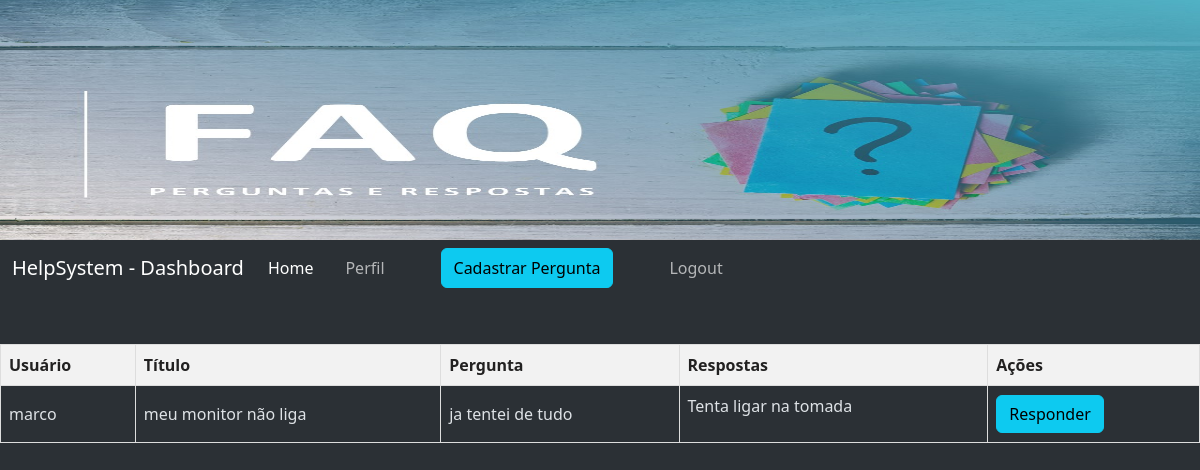
Page /dashboard/1 on the earlier database version.
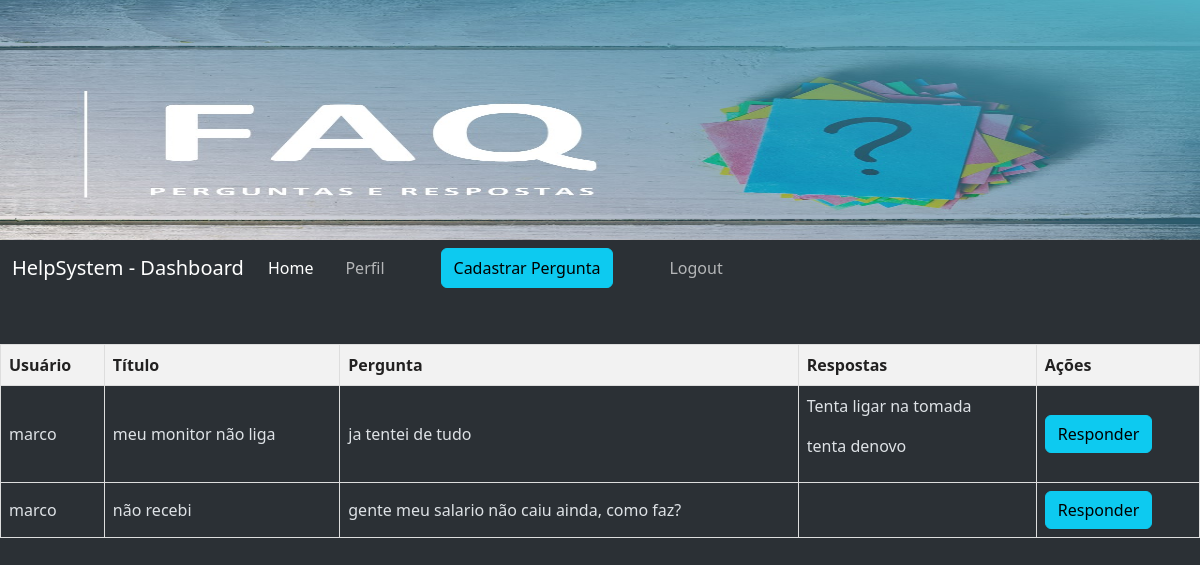
Same page on the later database version.
### app.py (models this page shows)
class Question(db.Model):
    id = db.Column(db.Integer, primary_key=True)
    title = db.Column(db.String(200), nullable=False)
    content = db.Column(db.Text, nullable=False)
    user_id = db.Column(db.Integer, db.ForeignKey('user.id'), nullable=False)
    user = db.relationship('User', backref=db.backref('questions', lazy=True))

class User(db.Model):
    id = db.Column(db.Integer, primary_key=True)
    nome = db.Column(db.String(150), nullable=False)
    email = db.Column(db.String(150), nullable=False, unique=True)
    senha = db.Column(db.String(150), nullable=False)

class Answer(db.Model):
    id = db.Column(db.Integer, primary_key=True)
    content = db.Column(db.Text, nullable=False)
    question_id = db.Column(db.Integer, db.ForeignKey('question.id'), nullable=False)
    question = db.relationship('Question', backref=db.backref('answers', lazy=True))
    user_id = db.Column(db.Integer, db.ForeignKey('user.id'), nullable=False)
    user = db.relationship('User', backref=db.backref('answers', lazy=True))

### app.py (the view)
@app.route('/dashboard/<int:user_id>')
def dashboard(user_id):
    user = User.query.get(user_id)
    questions = Question.query.all()
    return render_template('dashboard.html', user=user, questions=questions)

### templates/dashboard.html (shortened to what this page needs)
<!DOCTYPE html>
<html lang="pt-BR" data-bs-theme="dark">
<head>
    <link href="https://cdn.jsdelivr.net/npm/bootstrap@5.3.3/dist/css/bootstrap.min.css" rel="stylesheet"
>
    <link rel="stylesheet" href="{{ url_for('static', filename='assets/css/style.css') }}">
</head>
<body class="d-flex  bg-body-tertiary">
    <div class="wrapper">
        <img src="{{ url_for('static', filename='assets/img/faq.jpg') }}" class="img-faq" alt="Faq">
        <nav class="navbar navbar-expand-lg bg-body-tertiary">
            <div class="container-fluid d-flex">
                <a class="navbar-brand" href="#">HelpSystem - Dashboard</a>
                <div class="collapse navbar-collapse" id="navbarSupportedContent">
                    <ul class="navbar-nav me-auto mb-2 mb-lg-0">
                        <li class="nav-item">
                            <a class="nav-link active" aria-current="page" href="#">Home</a>
                        </li>
                        <li class="nav-item">
                            <a class="nav-link" href="#"></a>
                        </li>
                        <li class="nav-item">
                            <a class="nav-link" href="#">Perfil</a>
                        </li>
                        <button type="button" class="btn btn-info ms-5" onclick="location.href='{{ url_for('nova_pergunta', user_id=user.id) }}'">Cadastrar Pergunta</button>
                        <li class="nav-item">
                            <a class="nav-link ms-5" href="{{ url_for('index') }}">Logout</a>
                        </li>
                    </ul>
                </div>
        </nav>
        <table class="align-items-center">
            <thead>
                <tr>
                    <th>Usuário</th>
                    <th>Título</th>
                    <th>Pergunta</th>
                    <th>Respostas</th>
                    <th>Ações</th>
                </tr>
            </thead>
            <tbody>
                {% for question in user.questions %}
                <tr>
                    <td>{{ question.user.nome }}</td>
                    <td>{{ question.title }}</td>
                    <td>{{ question.content }}</td>
                    <td>
                        {% for answer in question.answers %}
                        <p>{{ answer.content }}</p>
                        {% endfor %}
                    </td>
                    <td>
                        <button type="button" class="btn btn-info" onclick="location.href='{{ url_for('nova_resposta', question_id=question.id, user_id=user.id) }}'">Responder</button>
                    </td>
                </tr>
                {% endfor %}
            </tbody>
        </table>
    </div>
</body>
</html>

### assets/css/style.css (style rules this page uses)
html, body { padding: 0; margin: 0; box-sizing: border-box; height: 100%; }
a { text-decoration: none; color: #fff; }
.img-faq { width: 100vw; height: 30vh; }
table { margin-top: 3em; width: 100%; border-collapse: collapse; }
th, td { border: 1px solid #ddd; padding: 8px; }
th { background-color: #f2f2f2; text-align: left; color: #222121; }

Differences in the rows shown:
added Answer: content "tenta denovo", shown under Question "meu monitor não liga"
added Question: user.nome "marco", title "não recebi", content "gente meu salario não caiu ainda, como faz?"
